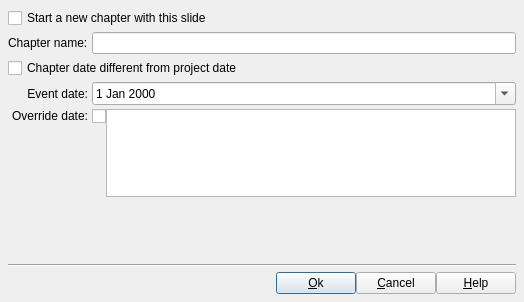
<?xml version="1.0" encoding="UTF-8"?>
<ui version="4.0">
 <class>DlgChapter</class>
 <widget class="QDialog" name="DlgChapter">
  <property name="geometry">
   <rect>
    <x>0</x>
    <y>0</y>
    <width>524</width>
    <height>302</height>
   </rect>
  </property>
  <property name="windowTitle">
   <string>Chapter properties</string>
  </property>
  <layout class="QGridLayout" name="gridLayout">
   <property name="leftMargin">
    <number>8</number>
   </property>
   <property name="topMargin">
    <number>8</number>
   </property>
   <property name="rightMargin">
    <number>8</number>
   </property>
   <property name="bottomMargin">
    <number>8</number>
   </property>
   <property name="spacing">
    <number>4</number>
   </property>
   <item row="11" column="0" colspan="2">
    <layout class="QHBoxLayout" name="BottomLayout">
     <property name="spacing">
      <number>0</number>
     </property>
     <property name="leftMargin">
      <number>0</number>
     </property>
     <property name="topMargin">
      <number>0</number>
     </property>
     <property name="rightMargin">
      <number>0</number>
     </property>
     <property name="bottomMargin">
      <number>0</number>
     </property>
     <item>
      <spacer name="horizontalSpacer_2">
       <property name="orientation">
        <enum>Qt::Horizontal</enum>
       </property>
       <property name="sizeHint" stdset="0">
        <size>
         <width>40</width>
         <height>20</height>
        </size>
       </property>
      </spacer>
     </item>
     <item>
      <widget class="QPushButton" name="OKBT">
       <property name="toolTip">
        <string>Accept modification and exit dialog box</string>
       </property>
       <property name="text">
        <string>&amp;Ok</string>
       </property>
       <property name="icon">
        <iconset resource="../RSCffDiaporama.qrc">
         <normaloff>:/img/action_ok.png</normaloff>:/img/action_ok.png</iconset>
       </property>
      </widget>
     </item>
     <item>
      <widget class="QPushButton" name="CancelBt">
       <property name="toolTip">
        <string>Cancel modification and exit dialog box</string>
       </property>
       <property name="text">
        <string>&amp;Cancel</string>
       </property>
       <property name="icon">
        <iconset resource="../RSCffDiaporama.qrc">
         <normaloff>:/img/action_cancel.png</normaloff>:/img/action_cancel.png</iconset>
       </property>
      </widget>
     </item>
     <item>
      <widget class="QPushButton" name="HelpBt">
       <property name="toolTip">
        <string>Show help about this dialogue box</string>
       </property>
       <property name="text">
        <string>&amp;Help</string>
       </property>
       <property name="icon">
        <iconset resource="../RSCffDiaporama.qrc">
         <normaloff>:/img/help.png</normaloff>:/img/help.png</iconset>
       </property>
      </widget>
     </item>
    </layout>
   </item>
   <item row="1" column="0">
    <widget class="QLabel" name="ChapterNameLabel">
     <property name="text">
      <string>Chapter name:</string>
     </property>
    </widget>
   </item>
   <item row="10" column="0" colspan="2">
    <widget class="Line" name="line_3">
     <property name="minimumSize">
      <size>
       <width>0</width>
       <height>6</height>
      </size>
     </property>
     <property name="orientation">
      <enum>Qt::Horizontal</enum>
     </property>
    </widget>
   </item>
   <item row="3" column="0">
    <widget class="QLabel" name="ChapterEventDateLabel">
     <property name="text">
      <string>Event date:</string>
     </property>
     <property name="alignment">
      <set>Qt::AlignRight|Qt::AlignTrailing|Qt::AlignVCenter</set>
     </property>
    </widget>
   </item>
   <item row="2" column="0" colspan="2">
    <widget class="QCheckBox" name="OverrideProjectDateCB">
     <property name="toolTip">
      <string>If this box is checked, the date of the chapter is different from the date of the project.

Remark: It is often useful to differentiate the date of the chapter of the date of the project.
For example, if the project is &quot;My vacation from 1 to 15&quot;, the chapter may be limited to the 3.</string>
     </property>
     <property name="text">
      <string>Chapter date different from project date</string>
     </property>
    </widget>
   </item>
   <item row="9" column="0">
    <spacer name="verticalSpacer">
     <property name="orientation">
      <enum>Qt::Vertical</enum>
     </property>
     <property name="sizeHint" stdset="0">
      <size>
       <width>20</width>
       <height>164</height>
      </size>
     </property>
    </spacer>
   </item>
   <item row="3" column="1">
    <widget class="QDateEdit" name="ChapterEventDateED">
     <property name="toolTip">
      <string>Select a date for the chapter.</string>
     </property>
     <property name="calendarPopup">
      <bool>true</bool>
     </property>
    </widget>
   </item>
   <item row="0" column="0" colspan="2">
    <widget class="QCheckBox" name="StartNewChapterCB">
     <property name="toolTip">
      <string>Start a new chapter from this slide. (If this box is checked, the slide will mark the beginning of a new chapter.)
Remarks : This box cannot be deactivated for the first slide of the project.</string>
     </property>
     <property name="text">
      <string>Start a new chapter with this slide</string>
     </property>
    </widget>
   </item>
   <item row="1" column="1">
    <widget class="QLineEdit" name="ChapterNameED">
     <property name="toolTip">
      <string>Enter here the name of the chapter</string>
     </property>
    </widget>
   </item>
   <item row="4" column="0">
    <layout class="QVBoxLayout" name="verticalLayout">
     <property name="spacing">
      <number>0</number>
     </property>
     <item>
      <widget class="QLabel" name="OverrideDateLabel">
       <property name="text">
        <string>Override date:</string>
       </property>
       <property name="alignment">
        <set>Qt::AlignRight|Qt::AlignTrailing|Qt::AlignVCenter</set>
       </property>
      </widget>
     </item>
     <item>
      <widget class="QLabel" name="label">
       <property name="sizePolicy">
        <sizepolicy hsizetype="Preferred" vsizetype="Expanding">
         <horstretch>0</horstretch>
         <verstretch>0</verstretch>
        </sizepolicy>
       </property>
       <property name="text">
        <string notr="true"/>
       </property>
      </widget>
     </item>
    </layout>
   </item>
   <item row="4" column="1">
    <layout class="QHBoxLayout" name="horizontalLayout_5">
     <property name="spacing">
      <number>0</number>
     </property>
     <item>
      <layout class="QVBoxLayout" name="verticalLayout_2">
       <property name="spacing">
        <number>0</number>
       </property>
       <property name="leftMargin">
        <number>0</number>
       </property>
       <property name="topMargin">
        <number>0</number>
       </property>
       <property name="rightMargin">
        <number>0</number>
       </property>
       <property name="bottomMargin">
        <number>0</number>
       </property>
       <item>
        <widget class="QCheckBox" name="OverrideDateCB">
         <property name="toolTip">
          <string>If this box is checked, you can enter a longtime different from that generated from the date of the chapter.</string>
         </property>
         <property name="text">
          <string/>
         </property>
        </widget>
       </item>
       <item>
        <widget class="QLabel" name="label_2">
         <property name="text">
          <string notr="true"/>
         </property>
        </widget>
       </item>
      </layout>
     </item>
     <item>
      <widget class="QPlainTextEdit" name="ChapterDateED">
       <property name="toolTip">
        <string>Enter here a date, in a free format, for the chapter</string>
       </property>
      </widget>
     </item>
    </layout>
   </item>
  </layout>
 </widget>
 <tabstops>
  <tabstop>StartNewChapterCB</tabstop>
  <tabstop>ChapterNameED</tabstop>
  <tabstop>OverrideProjectDateCB</tabstop>
  <tabstop>ChapterEventDateED</tabstop>
  <tabstop>ChapterDateED</tabstop>
  <tabstop>OKBT</tabstop>
  <tabstop>CancelBt</tabstop>
  <tabstop>HelpBt</tabstop>
 </tabstops>
 <resources>
  <include location="../RSCffDiaporama.qrc"/>
 </resources>
 <connections/>
</ui>
